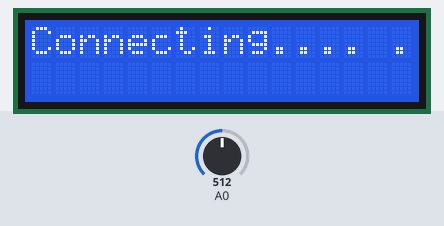
A sketch run on a simulated ESP8266 (NodeMCU). On the bench: 16×2 character LCD. Inputs (shaded band) come from the test bench; at power-on: A0 = 512. WiFi joins after 1.5 s; servers stay silent unless stated; what the sketch prints to the serial monitor is not drawn.

Above: at 0.7 s.
At 2.9 s:
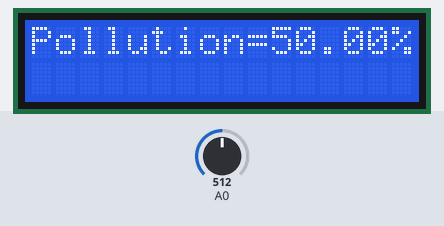
3.0 s: A0 set to 716
At 4.0 s:
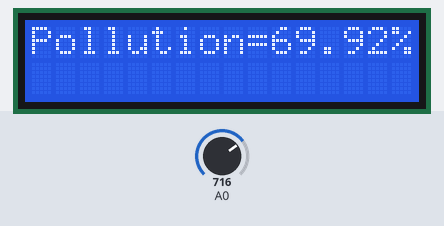
4.7 s: A0 set to 900
At 5.7 s:
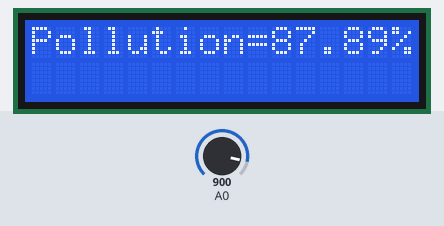
6.2 s: A0 set to 1023
At 7.3 s:
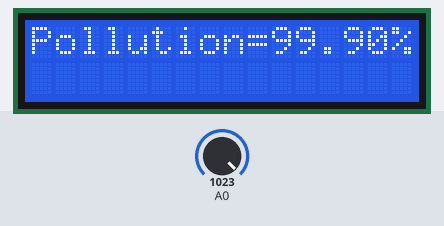
Timing chart, 0 to 9.2 s (numbered marks = the images above; inputs shaded):
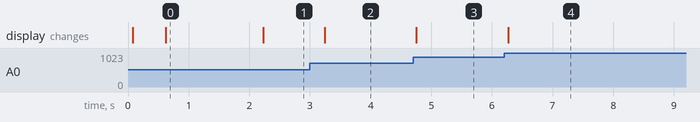

Measured:
- after the input at 3.0 s, the display: changes after 0.24 s (image 2)
- after the input at 4.7 s, the display: changes after 0.05 s (image 3)
- after the input at 6.2 s, the display: changes after 0.07 s (image 4)
- what the display in image 0 shows lasts 1.6 s, from 0.6 s to 2.2 s

The sketch:

air_pollution.ino
```cpp
#include <ESP8266WiFi.h>
#include <LiquidCrystal.h>
const int rs = D0, en = D1, d4 = D4, d5 = D5, d6 = D6, d7 = D7;
LiquidCrystal lcd(rs, en, d4, d5, d6, d7);

const char *ssid = "username"; // Enter your WiFi Name
const char *pass = "password"; // Enter your WiFi Password

WiFiServer server(80);

double air_quality;
void setup() {
Serial.begin(115200);
lcd.begin(16, 2);
delay(10);
Serial.println("Connecting to ");
lcd.print("Connecting.... ");
Serial.println(ssid);
WiFi.begin(ssid, pass);
while (WiFi.status() != WL_CONNECTED)
{
delay(550);
Serial.print(".");
lcd.print(".");
}
Serial.println("");
Serial.println("WiFi connected");
Serial.print("IP Address: ");
Serial.println(WiFi.localIP());
server.begin();
}

void loop() {
delay(500);
lcd.clear();
lcd.setCursor(0, 0);
lcd.print("Pollution=");
air_quality = ((analogRead(A0)/1024.0)*100.0);
lcd.print(air_quality);
lcd.print("%");
Serial.println(air_quality);

//// put your main code here, to run repeatedly:

WiFiClient client = server.available();
if ( client.connected()) { // loop while the client's connected
// HTTP headers always start with a response code (e.g. HTTP/1.1 200 OK)
client.println("HTTP/1.1 200 OK");
client.println("Content-type:text/html");
client.println("Connection: close");
client.println("Refresh: 3"); // update the page after 4 sec
client.println();

// turns the GPIOs on and off
lcd.setCursor(0,1);
lcd.print("Sending Data" );

// Display the HTML web page
client.println("<!DOCTYPE html><html>");
client.println("<head><meta name=\"viewport\" content=\"width=device-width, initial-scale=1\">");
client.println("<link rel=\"icon\" href=\"data:,\">");

// Web Page Heading
client.println("<body><h1 style=\"color:orange;\"> Air Quality Measurement </h1>");

client.println("<body><p style=\"color:blue;\"> Pollution Content(in percentage) = " + String(air_quality) +" %"+ " </p>");
if(air_quality <= 20.0 ){
client.println("<body><p style=\"color:green;\"> Normal </p>");
} else if (air_quality > 20.0 && air_quality < 70.0){
client.println("<body><p style=\"color:purple;\"> Medium </p>");
} else {
client.println("<body><p style=\"font-size:200%; color:red\"> Danger!!! </p>");
}

client.println("</body></html>");
delay(1000);

lcd.clear();
lcd.setCursor(0, 0);
lcd.print("Pollution=");
lcd.print(air_quality);
lcd.print("%");
}
}
```
